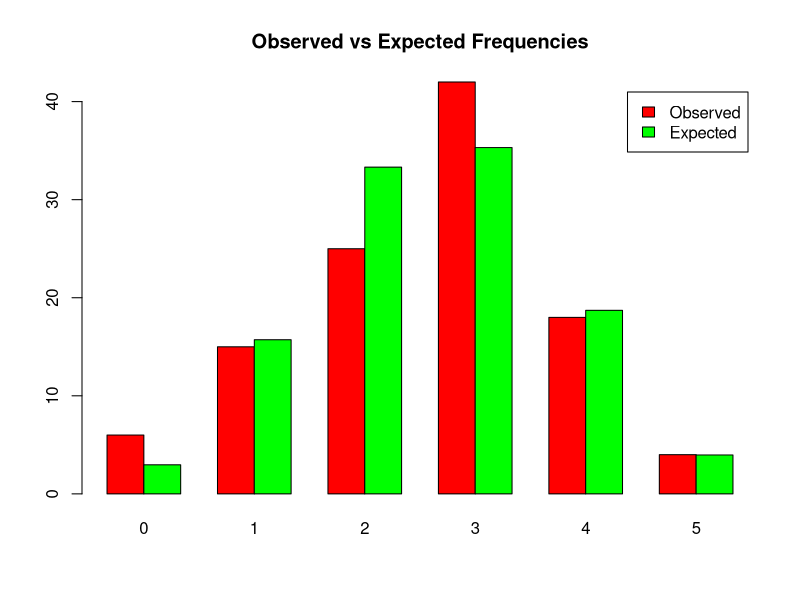

Write R code to recreate this figure.
##SLIP - 26
## Q1
# Total marbles
red <- 5
blue <- 7
total <- red + blue

# Total ways
total_ways <- choose(total, 4)

# At least 2 blue = 2B + 3B + 4B

# Case 1: 2 Blue, 2 Red
case1 <- choose(blue,2) * choose(red,2)

# Case 2: 3 Blue, 1 Red
case2 <- choose(blue,3) * choose(red,1)

# Case 3: 4 Blue, 0 Red
case3 <- choose(blue,4) * choose(red,0)


# Total favorable
fav <- case1 + case2 + case3

# Probability
prob <- fav / total_ways

cat("Probability of at least 2 blue marbles:", prob, "\n")

## Q2

# Given data
x <- 0:5
freq <- c(6,15,25,42,18,4)

# Total trials
N <- sum(freq)

# Mean
mean_val <- sum(x * freq) / N

# Probability p and q
n <- 5
p <- mean_val / n
q <- 1 - p

cat("Mean:", mean_val, "\n")
cat("p:", p, " q:", q, "\n")

# Expected frequencies
expected <- N * dbinom(x, size = n, prob = p)

# Display table
result <- data.frame(
  Heads = x,
  Observed = freq,
  Expected = round(expected,2)
)
print(result)

# Plot
barplot(rbind(freq, expected),
        beside = TRUE,
        col = c("red","green"),
        legend = c("Observed","Expected"),
        names.arg = x,
        main = "Observed vs Expected Frequencies")
